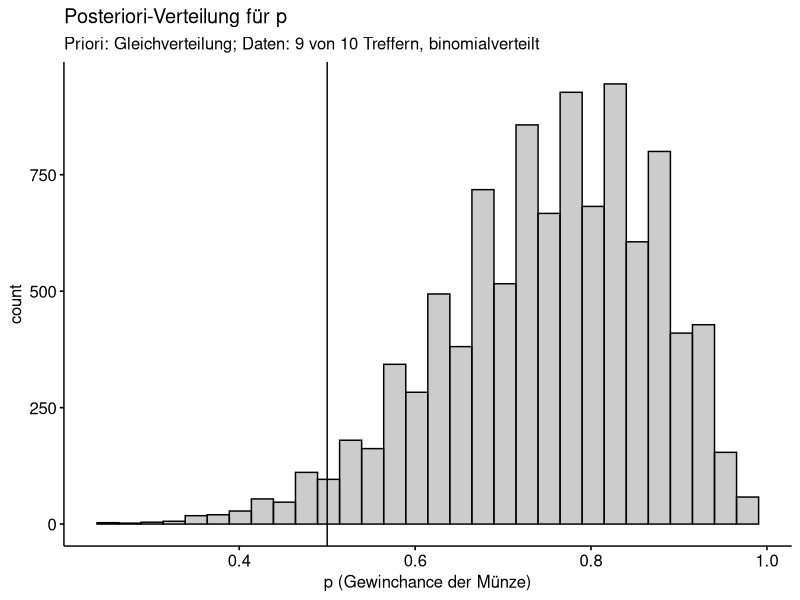
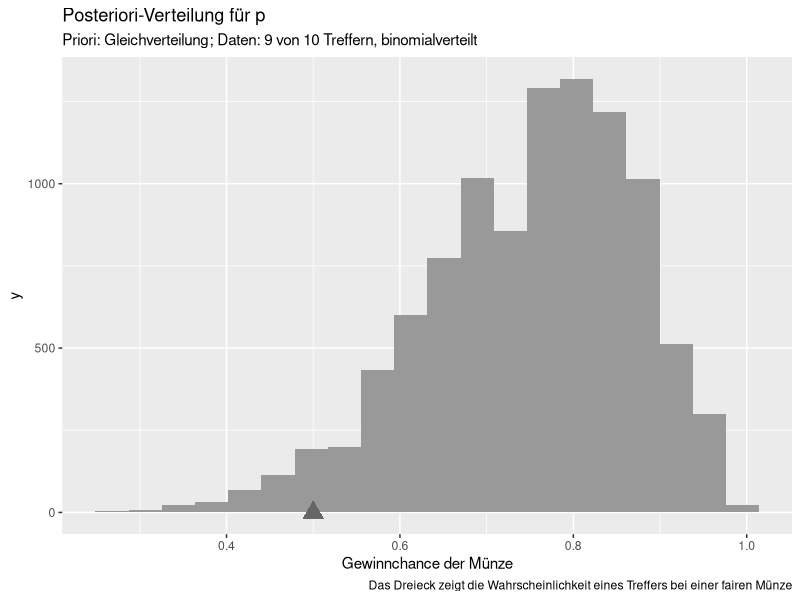

Reproduce these figures in R, in order.
## ---- chunk 1
knitr::opts_chunk$set(fig.pos = 'H',
                      fig.asp = 0.618,
                      fig.width = 4,
                      fig.cap = "", 
                      fig.path = "",
                      echo = FALSE,
                      message = FALSE,
                      warning = FALSE,
                      fig.show = "hold")
## ---- chunk 2
library(tidyverse)
library(ggpubr)
## ---- chunk 3
d_zwielicht <-
  tibble(
    p_grid = seq( from=0 , to=1 , length.out=100),
    prior = 1,  # Priori-Gewichte
    likelihood = dbinom(8, size = 10, prob=p_grid) ,
    unstandardisierte_posterior = likelihood * prior ,
    posterior = unstandardisierte_posterior / sum(unstandardisierte_posterior))
## ---- chunk 4
samples_zwielicht <- 
  tibble(
    gewinnchance_muenze = sample(
      d_zwielicht$p_grid , 
      prob=d_zwielicht$posterior, 
      size=1e4, 
      replace=TRUE)) %>% 
  mutate(
    id = row_number())
## ---- chunk 5
gghistogram(samples_zwielicht,
            x = "gewinnchance_muenze",
            title = "Posteriori-Verteilung für p",
            subtitle = "Priori: Gleichverteilung; Daten: 9 von 10 Treffern, binomialverteilt",
            xlab = "p (Gewinchance der Münze)",
            fill = "grey60") +
  geom_vline(xintercept = 0.5)
## ---- chunk 6
p_samples_zwielicht <- 
samples_zwielicht %>% 
  ggplot() +
  aes(x = gewinnchance_muenze) +
  geom_histogram(fill = "grey60", bins = 20) +
  #geom_vline(xintercept = 0.9) +
  #geom_label(x = 0.8, y= 0, label = "Emp. Ergebnis") +
  labs(title = "Posteriori-Verteilung für p",
       subtitle = "Priori: Gleichverteilung; Daten: 9 von 10 Treffern, binomialverteilt",
       caption = "Das Dreieck zeigt die Wahrscheinlichkeit eines Treffers bei einer fairen Münze",
       x = "Gewinnchance der Münze") +
  annotate("point", x = .5, y = 0, size = 5, color = "grey40", shape = 17)

p_samples_zwielicht
